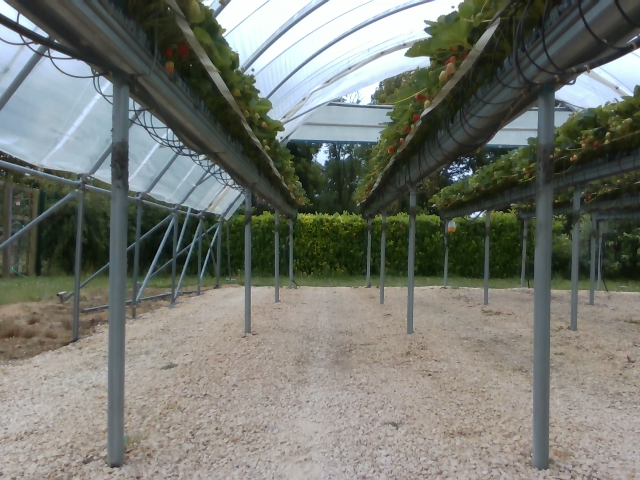
#> input picture image_0126.png, 640 x 480 px, found by its file name
$ python plot_trainable_segmentation.py
#> lines starting #> are read from the running program, lines starting #| are printed output that depends on the picture; after the words box and inside, x2 and y2 are one past the last pixel; in counts of white or black regions, pixels touching at a corner belong together
"""
Trainable segmentation using local features and random forests
==============================================================

A pixel-based segmentation is computed here using local features based on
local intensity, edges and textures at different scales. A user-provided
mask is used to identify different regions. The pixels of the mask are used
to train a random-forest classifier [1]_ from scikit-learn. Unlabeled pixels
are then labeled from the prediction of the classifier.

This segmentation algorithm is called trainable segmentation in other software
such as ilastik [2]_ or ImageJ [3]_ (where it is also called "weka
segmentation").

.. [1] https://scikit-learn.org/stable/modules/generated/sklearn.ensemble.RandomForestClassifier.html
.. [2] https://www.ilastik.org/documentation/pixelclassification/pixelclassification
.. [3] https://imagej.net/Trainable_Weka_Segmentation#Training_features_.282D.29
"""
import numpy as np
import matplotlib.pyplot as plt
from skimage import data, segmentation, feature, future
from sklearn.ensemble import RandomForestClassifier
from functools import partial

import imageio
from scipy import ndimage
import cv2
import joblib

# full_img = data.skin() #default image from tutorial
full_img = imageio.imread("image_segmentation/image_0126.png")
#> full_img is the input picture: shape (480, 640, 3); mean R, G, B 116.5, 119.5, 111.5

# img = full_img[:900, :900]
img = full_img

# Build an array of labels for training the segmentation.
# Here we use rectangles but visualization libraries such as plotly
# (and napari?) can be used to draw a mask on the image.
training_labels = np.zeros(img.shape[:2], dtype=np.uint8)
# [6 lines of commented-out code are left out]

training_labels[100:-20, 110:120] = 1 # poles
training_labels[100:-20, 540:550] = 1 # poles
training_labels[340:-10, 150:500] = 2 # ground
#training_labels[:50] = 3 # roof
training_labels[:50, 200:450] = 3 # roof
training_labels[200:-150, 150:500] = 4 # background
#training_labels[200:-200, 10:90] = 4 # background
training_labels[:50, :180] = 5 # table tops
training_labels[:50, 460:] = 5 # table tops

sigma_min = 1
sigma_max = 16
features_func = partial(feature.multiscale_basic_features,
                        intensity=True, edges=False, texture=True,
                        sigma_min=sigma_min, sigma_max=sigma_max,
                        channel_axis=-1)
features = features_func(img)
clf = RandomForestClassifier(n_estimators=50, n_jobs=-1,
                             max_depth=10, max_samples=0.05)
clf = future.fit_segmenter(training_labels, features, clf)
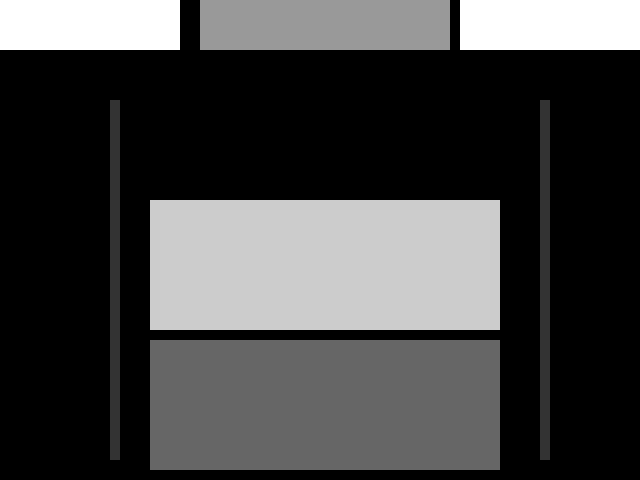
#> training_labels: shape (480, 640); min 0, max 5, mean 1.33; drawn with min black and max white
result = future.predict_segmenter(features, clf)
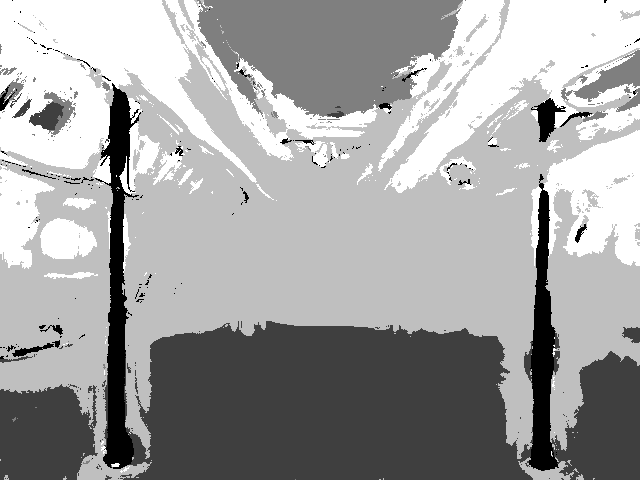
#> result: shape (480, 640); min 1, max 5, mean 3.54; drawn with min black and max white

# save the trained model to a file
#joblib.dump(clf, 'random_forest_model.pkl')

fig, ax = plt.subplots(1, 2, sharex=True, sharey=True, figsize=(9, 4))
ax[0].imshow(segmentation.mark_boundaries(img, result, mode='thick'))
ax[0].contour(training_labels)
ax[0].set_title('Image, mask and segmentation boundaries')
ax[1].imshow(result)
ax[1].set_title('Segmentation')
fig.tight_layout()

##############################################################################
# Feature importance
# ------------------
#
# We inspect below the importance of the different features, as computed by
# scikit-learn. Intensity features have a much higher importance than texture
# features. It can be tempting to use this information to reduce the number of
# features given to the classifier, in order to reduce the computing time.
# However, this can lead to overfitting and a degraded result at the boundary
# between regions.

fig, ax = plt.subplots(1, 2, figsize=(9, 4))
l = len(clf.feature_importances_)
#> l = 45
feature_importance = (
        clf.feature_importances_[:l//3],
        clf.feature_importances_[l//3:2*l//3],
        clf.feature_importances_[2*l//3:])
sigmas = np.logspace(
        np.log2(sigma_min), np.log2(sigma_max),
        num=int(np.log2(sigma_max) - np.log2(sigma_min) + 1),
        base=2, endpoint=True)
for ch, color in zip(range(3), ['r', 'g', 'b']):
    ax[0].plot(sigmas, feature_importance[ch][::3], 'o', color=color)
    ax[0].set_title("Intensity features")
    ax[0].set_xlabel("$\\sigma$")
for ch, color in zip(range(3), ['r', 'g', 'b']):
    ax[1].plot(sigmas, feature_importance[ch][1::3], 'o', color=color)
    ax[1].plot(sigmas, feature_importance[ch][2::3], 's', color=color)
    ax[1].set_title("Texture features")
    ax[1].set_xlabel("$\\sigma$")

fig.tight_layout()

##############################################################################
# Fitting new images
# ------------------
#
# If you have several images of similar objects acquired in similar conditions,
# you can use the classifier trained with `fit_segmenter` to segment other
# images. In the example below we just use a different part of the image.

# img_new = full_img[:700, 900:]
img_new = full_img

features_new = features_func(img_new)
result_new = future.predict_segmenter(features_new, clf)

# create mask just for poles
poles_mask = result == 1
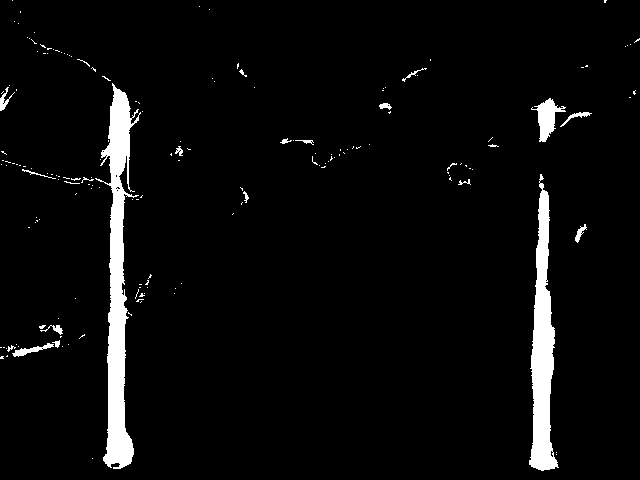
#> poles_mask: shape (480, 640) bool; 4.3% white; 169 white regions (148 under 20 px), largest, box (x1, y1, x2, y2) and area: (95, 83, 141, 469) 6521, (529, 174, 559, 471) 4571, (531, 98, 566, 142) 648
# Calculate the centroid of the mask
centroid_poles = ndimage.measurements.center_of_mass(poles_mask)
#> centroid_poles = (286.2, 296.1)
# Extract the x and y coordinates of the centroid
center_x_poles, center_y_poles = centroid_poles
#> center_x_poles = 286.2; center_y_poles = 296.1
cv2.circle(img_new, (int(img.shape[0] / 2), int(center_x_poles)), 10, (0, 255, 0), -1)
#> img_new: shape (480, 640, 3); 0.1% of pixels changed, all inside (x1, y1, x2, y2) = (230, 276, 251, 297)

# create mask just for ground
ground_mask = result == 2
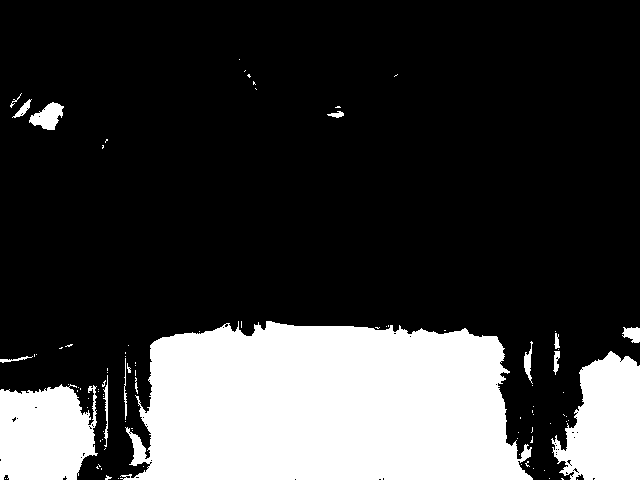
#> ground_mask: shape (480, 640) bool; 23.6% white; 93 white regions (77 under 20 px), largest, box (x1, y1, x2, y2) and area: (120, 321, 533, 480) 54454, (551, 351, 640, 480) 8118, (0, 384, 98, 480) 7855
# Calculate the centroid of the mask
centroid_ground = ndimage.measurements.center_of_mass(ground_mask)
#> centroid_ground = (407, 324.7)
# Extract the x and y coordinates of the centroid
center_x_ground, center_y_ground = centroid_ground
#> center_x_ground = 407; center_y_ground = 324.7
circle_radius = 10
cv2.circle(img_new, (int(img.shape[0] / 2), int(center_x_ground)), 10, (0, 0, 255), -1)
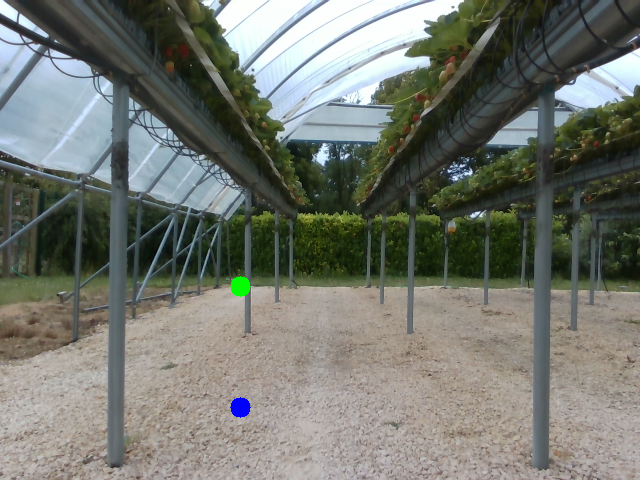
#> img_new: shape (480, 640, 3); mean R, G, B 116.1, 119.5, 111.5

fig, ax = plt.subplots(1, 3, sharex=True, sharey=True, figsize=(6, 4))
ax[0].imshow(segmentation.mark_boundaries(img_new, result_new, mode='thick'))
ax[0].set_title('Image')
ax[1].imshow(result_new)
ax[1].set_title('Segmentation')
ax[2].imshow(poles_mask)
ax[2].set_title('Poles Mask')
fig.tight_layout()

plt.show()
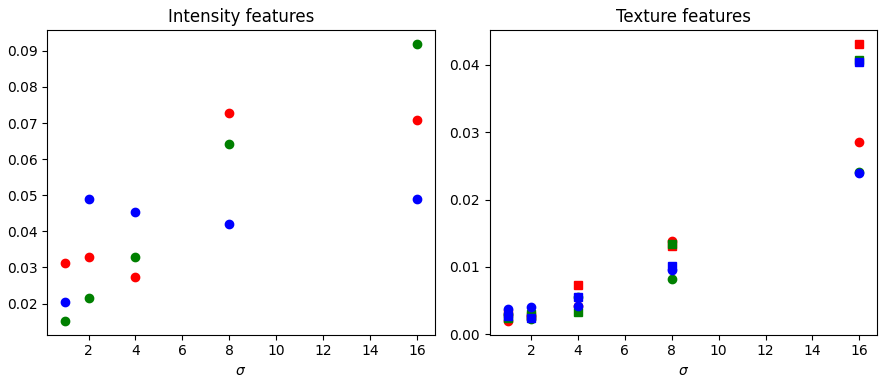
#> figure drawn by matplotlib, 2 panels
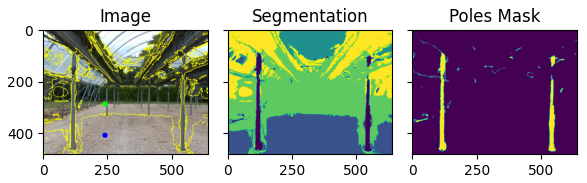
#> figure drawn by matplotlib, 3 panels
